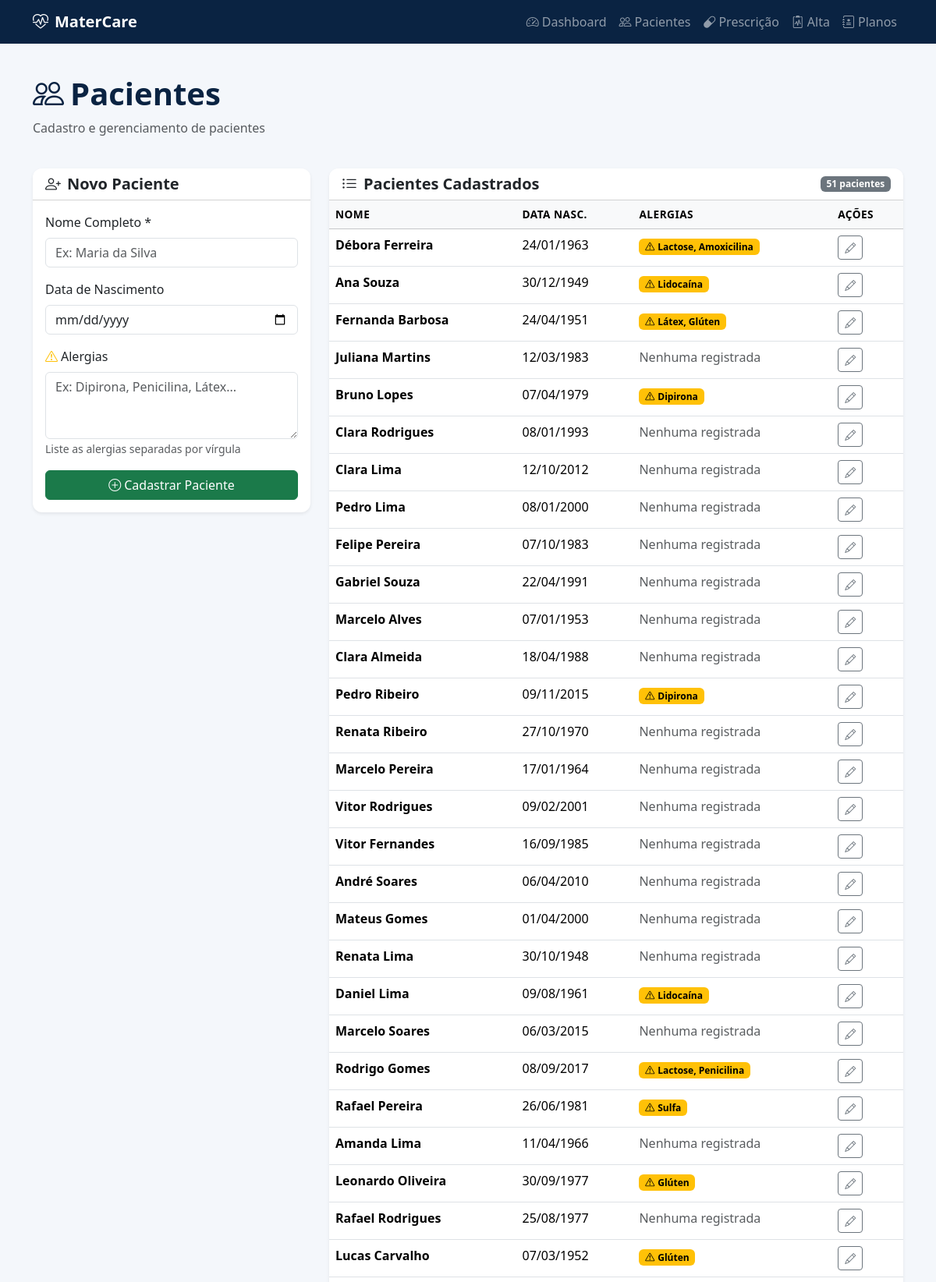
/pacientes (upper part), run on the app's committed database.
### models.py (models this page shows, shortened)
class Paciente(db.Model):
    __tablename__ = 'pacientes'
    id = db.Column(db.Integer, primary_key=True)
    nome = db.Column(db.String(100), nullable=False)
    data_nascimento = db.Column(db.Date, nullable=True)
    alergias = db.Column(db.Text, nullable=True, default="")  # Lista livre de alergias
    criado_em = db.Column(db.DateTime, default=datetime.utcnow)
    prescricoes = db.relationship('Prescricao', backref='paciente', lazy=True)
    planos_alta = db.relationship('PlanoAlta', backref='paciente', lazy=True)

### app.py (the view, shortened to what this page needs)
@app.route('/pacientes', methods=['GET', 'POST'])
def pacientes():
    pacientes_lista = Paciente.query.all()
    return render_template('pacientes.html', pacientes=pacientes_lista)

### templates/pacientes.html (shortened to what this page needs)
{% extends 'base.html' %}
{% block content %}
<div class="row mb-4">
    <div class="col">
        <h1 class="fw-bold" style="color: #0A2342;">
            <i class="bi bi-people me-2"></i>Pacientes
        </h1>
        <p class="text-muted">Cadastro e gerenciamento de pacientes</p>
    </div>
</div>
<div class="row g-4">
    <div class="col-lg-4">
        <div class="card border-0 shadow-sm">
            <div class="card-header bg-white">
                <h5 class="mb-0 fw-bold"><i class="bi bi-person-plus me-2"></i>Novo Paciente</h5>
            </div>
            <div class="card-body">
                <form method="POST" action="{{ url_for('pacientes') }}">
                    <div class="mb-3">
                        <label for="nome" class="form-label">Nome Completo *</label>
                        <input type="text" class="form-control" id="nome" name="nome" required
                            placeholder="Ex: Maria da Silva">
                    </div>
                    <div class="mb-3">
                        <label for="data_nascimento" class="form-label">Data de Nascimento</label>
                        <input type="date" class="form-control" id="data_nascimento" name="data_nascimento">
                    </div>
                    <div class="mb-3">
                        <label for="alergias" class="form-label">
                            <i class="bi bi-exclamation-triangle text-warning me-1"></i>Alergias
                        </label>
                        <textarea class="form-control" id="alergias" name="alergias" rows="3"
                            placeholder="Ex: Dipirona, Penicilina, Látex..."></textarea>
                        <small class="text-muted">Liste as alergias separadas por vírgula</small>
                    </div>
                    <button type="submit" class="btn btn-primary w-100" style="background-color: #1B7A4A; border-color: #1B7A4A;">
                        <i class="bi bi-plus-circle me-1"></i>Cadastrar Paciente
                    </button>
                </form>
            </div>
        </div>
    </div>
    <div class="col-lg-8">
        <div class="card border-0 shadow-sm">
            <div class="card-header bg-white d-flex justify-content-between align-items-center">
                <h5 class="mb-0 fw-bold"><i class="bi bi-list-ul me-2"></i>Pacientes Cadastrados</h5>
                <span class="badge bg-secondary">{{ pacientes|length }} pacientes</span>
            </div>
            <div class="card-body p-0">
                {% if pacientes %}
                <table class="table table-hover mb-0">
                    <thead class="table-light">
                        <tr>
                            <th>Nome</th>
                            <th>Data Nasc.</th>
                            <th>Alergias</th>
                            <th>Ações</th>
                        </tr>
                    </thead>
                    <tbody>
                        {% for p in pacientes %}
                        <tr>
                            <td class="fw-semibold">{{ p.nome }}</td>
                            <td>{{ p.data_nascimento.strftime('%d/%m/%Y') if p.data_nascimento else '-' }}</td>
                            <td>
                                {% if p.alergias %}
                                <span class="badge bg-warning text-dark">
                                    <i class="bi bi-exclamation-triangle me-1"></i>{{ p.alergias }}
                                </span>
                                {% else %}
                                <span class="text-muted">Nenhuma registrada</span>
                                {% endif %}
                            </td>
                            <td>
                                <a href="{{ url_for('editar_paciente', id=p.id) }}" class="btn btn-sm btn-outline-secondary">
                                    <i class="bi bi-pencil"></i>
                                </a>
                            </td>
                        </tr>
                        {% endfor %}
                    </tbody>
                </table>
                {% else %}
                <div class="text-center py-5 text-muted">
                    <i class="bi bi-inbox display-4"></i>
                    <p class="mt-3">Nenhum paciente cadastrado ainda.</p>
                </div>
                {% endif %}
            </div>
        </div>
    </div>
</div>
{% endblock %}

### static/css/style.css (style rules this page uses)
:root { --navy: #0A2342; --emerald: #1B7A4A; --light-gray: #f4f7fb; }
body { background-color: var(--light-gray); min-height: 100vh; }
.card { border-radius: 12px; }
.card-header { border-radius: 12px 12px 0 0 !important; }
.table th { font-weight: 600; font-size: 0.85rem; text-transform: uppercase; letter-spacing: 0.5px; }
.btn-primary { background-color: var(--navy); border-color: var(--navy); }
.badge.bg-warning { color: #000 !important; }

### data on the page
Paciente: nome "Débora Ferreira", data_nascimento "24/01/1963", alergias "Lactose, Amoxicilina"
Paciente: nome "Ana Souza", data_nascimento "30/12/1949", alergias "Lidocaína"
Paciente: nome "Fernanda Barbosa", data_nascimento "24/04/1951", alergias "Látex, Glúten"
Paciente: nome "Juliana Martins", data_nascimento "12/03/1983", alergias "Nenhuma registrada"
Paciente: nome "Bruno Lopes", data_nascimento "07/04/1979", alergias "Dipirona"
Paciente: nome "Clara Rodrigues", data_nascimento "08/01/1993", alergias "Nenhuma registrada"
Paciente: nome "Clara Lima", data_nascimento "12/10/2012", alergias "Nenhuma registrada"
Paciente: nome "Pedro Lima", data_nascimento "08/01/2000", alergias "Nenhuma registrada"
Paciente: nome "Felipe Pereira", data_nascimento "07/10/1983", alergias "Nenhuma registrada"
Paciente: nome "Gabriel Souza", data_nascimento "22/04/1991", alergias "Nenhuma registrada"
Paciente: nome "Marcelo Alves", data_nascimento "07/01/1953", alergias "Nenhuma registrada"
Paciente: nome "Clara Almeida", data_nascimento "18/04/1988", alergias "Nenhuma registrada"
Paciente: nome "Pedro Ribeiro", data_nascimento "09/11/2015", alergias "Dipirona"
Paciente: nome "Renata Ribeiro", data_nascimento "27/10/1970", alergias "Nenhuma registrada"
Paciente: nome "Marcelo Pereira", data_nascimento "17/01/1964", alergias "Nenhuma registrada"
Paciente: nome "Vitor Rodrigues", data_nascimento "09/02/2001", alergias "Nenhuma registrada"
Paciente: nome "Vitor Fernandes", data_nascimento "16/09/1985", alergias "Nenhuma registrada"
Paciente: nome "André Soares", data_nascimento "06/04/2010", alergias "Nenhuma registrada"
Paciente: nome "Mateus Gomes", data_nascimento "01/04/2000", alergias "Nenhuma registrada"
Paciente: nome "Renata Lima", data_nascimento "30/10/1948", alergias "Nenhuma registrada"
Paciente: nome "Daniel Lima", data_nascimento "09/08/1961", alergias "Lidocaína"
Paciente: nome "Marcelo Soares", data_nascimento "06/03/2015", alergias "Nenhuma registrada"
Paciente: nome "Rodrigo Gomes", data_nascimento "08/09/2017", alergias "Lactose, Penicilina"
Paciente: nome "Rafael Pereira", data_nascimento "26/06/1981", alergias "Sulfa"
Paciente: nome "Amanda Lima", data_nascimento "11/04/1966", alergias "Nenhuma registrada"
Paciente: nome "Leonardo Oliveira", data_nascimento "30/09/1977", alergias "Glúten"
Paciente: nome "Rafael Rodrigues", data_nascimento "25/08/1977", alergias "Nenhuma registrada"
Paciente: nome "Lucas Carvalho", data_nascimento "07/03/1952", alergias "Glúten"

### other printed values
{{ pacientes|length }} "51"
